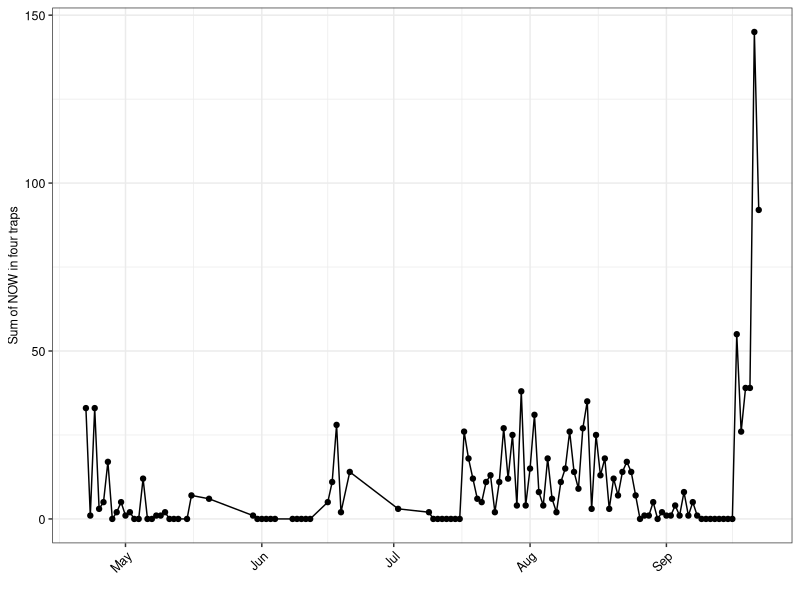
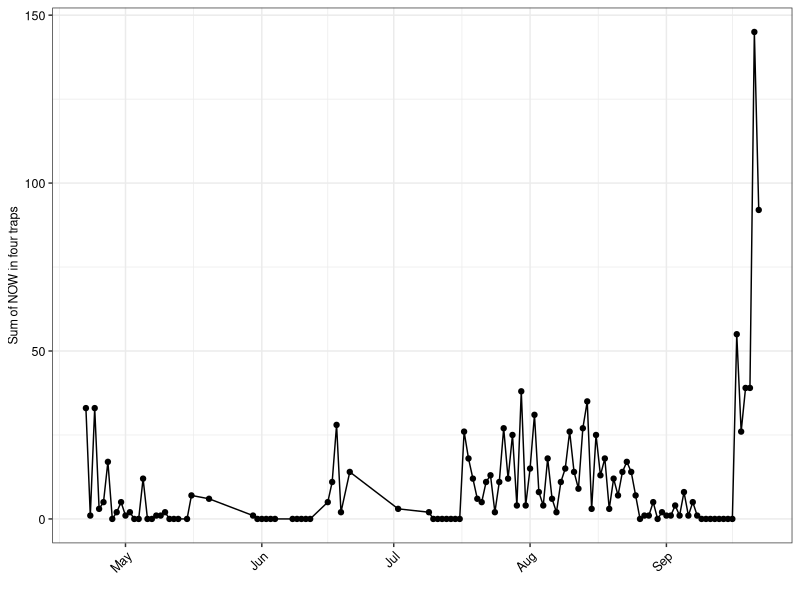

Reproduce these figures in R, in order.
#===========================================================================#
# Y20_trapview5_trap_hr_by_night.R
#
# Explore 2020 field season data at half hour intervals from five TrapView
# stations
# 1. Load 2020 trapdata, get hour of night, Julian date, and epiweeks 
#  (line 17)
# 2.x  
#  
#
#===========================================================================#

library(tidyverse)
library(lubridate)
library(timechange)


#-- 1. Load 2020 trapdata, get hour of night, Julian date, and epiweek ------
allsites_y20 <- read_csv("./data/allsites_y20.csv")
allsites_y20
# A tibble: 31,726 x 6
#   datetime            pest_nmbr pest_dif reviewed event site      
#   <dttm>                  <dbl>    <dbl> <chr>    <chr> <chr>     
# 1 2020-04-22 03:18:00         5        4 Yes      NA    mikewoolf1
# 2 2020-04-22 05:02:00         7        2 Yes      NA    mikewoolf1

### Store local time zone in memory for subsequent steps
realtz  <- "America/Los_Angeles"
faketz <- "Atlantic/Cape_Verde" # UCT -1

### Get Date and Minutes from sunset

### Save real-time date, California time
allsites_y20$caldate <- as.Date(allsites_y20$datetime)

### Create a column with the datetime value for midnight for each date Pacific Time
allsites_y20$time_los_angeles <- timechange::time_force_tz(allsites_y20$datetime, tz = realtz)
  # declares that the datetime is in fact PDT
allsites_y20$time_cverde <- timechange::time_at_tz(allsites_y20$time_los_angeles, tz = faketz)
  # determines hour at Uct -1 (cabo verde)
allsites_y20$mnight_cverde <- lubridate::make_datetime(year(allsites_y20$time_cverde),
                                              month(allsites_y20$time_cverde),
                                              day(allsites_y20$time_cverde),
                                              0,0,0,faketz)
  # creates the midnight value for -1 uct
allsites_y20$since_night <- difftime(allsites_y20$time_cverde,allsites_y20$mnight_cverde, units = "hours")
  # finds time since midnight
allsites_y20$since_night2 <- as.numeric(allsites_y20$since_night)
  # makes the time unit numeric

glimpse(allsites_y20)

### Use View() to compare times
x <- allsites_y20[,c(1,7:11)]

x <- x[wday(x$caldate) != wday(x$time_cverde), ]
select(x,c(caldate,time_cverde))

### Get Julian date (days since January 1)
allsites_y20$julian <- yday(allsites_y20$caldate)

### Get CDC Epidemiological weeks (weeks since Jan 1 as done in the Americas)
allsites_y20$wk <- epiweek(allsites_y20$caldate)


#-- 2. Initial examination observations per hour  ---------------------------

### How many observations per hours (should be every 30 min). Create an integer
### for hr and ask how many obs

allsites_y20 %>% 
  mutate(int_hr = trunc(since_night2)) %>% 
  group_by(site,mnight_cverde,int_hr) %>% 
  summarise(nObs = n()) %>% 
  group_by(int_hr,nObs) %>% 
  summarise(nRec = n())
# A tibble: 87 x 3
# Groups:   int_hr [24]
#   int_hr  nObs  nRec
#    <dbl> <int> <int>
# 1      0     1    59
# 2      0     2   581
# 3      0     3    39
# 4      1     1    52
# 5      1     2   597
# 6      1     3    27
# 7      1     4     1
# 8      2     1    55
# 9      2     2   582
# 10      2     3    33
# ... with 77 more rows

### So usually 2 obs, but sometimes 1 or 3

#-- 3. Day-to-day variation in observations ---------------------------------

### Before getting to timing, ask how consistent was night-to-night capture
### and if it varied between traps 10 rows apart
x1 <- allsites_y20 %>% 
  mutate(cverde_date = as.Date(mnight_cverde)) %>% 
  select(site,cverde_date,pest_dif) %>% 
  group_by(site,cverde_date) %>% 
  summarise(nNOW = sum(pest_dif, na.rm = TRUE)) %>% 
  pivot_wider(names_from = site, values_from = nNOW) %>% 
  arrange(cverde_date)

### mikewoolf5 was out of commission fpr much of season, so compare first 4
x1a <- x1 %>% 
  select(1:5) %>% 
  filter(complete.cases(x1[,2:5]))
x1a
# A tibble: 118 x 5
#   cverde_date mikewoolf1 mikewoolf2 mikewoolf3 mikewoolf4
#   <date>           <dbl>      <dbl>      <dbl>      <dbl>
# 1 2020-04-22           8          9         14          2
# 2 2020-04-23           0          1          0          0

### creat correlation matrix
cor(as.matrix(x1a[,2:5]))
#            mikewoolf1 mikewoolf2 mikewoolf3 mikewoolf4
# mikewoolf1  1.0000000  0.4612622  0.4648556  0.4371512
# mikewoolf2  0.4612622  1.0000000  0.6420122  0.7683296
# mikewoolf3  0.4648556  0.6420122  1.0000000  0.6118048
# mikewoolf4  0.4371512  0.7683296  0.6118048  1.0000000

   # So traps were fairly correlated, so we can probably pool them

### Flip x1a back to indexed (but use x1a, because complete.cases
### provided a balanced data set)
x1b <- x1a %>% 
  pivot_longer(cols = 2:5, names_to = "site", values_to = "nNOW") %>% 
  group_by(cverde_date) %>% 
  summarise(nNOW = sum(nNOW))
x1b

p1 <- ggplot(x1b, aes(x = cverde_date, y = nNOW)) +
  geom_point() +
  geom_line() +
  theme_bw() +
  xlab("") +
  ylab("Sum of NOW in four traps") +
  theme(axis.text.x = element_text(color = "black", size = 9, angle = 45, hjust = 1),
        axis.text.y = element_text(color = "black", size = 9),
        axis.title.x = element_text(color = "black", size = 9),
        axis.title.y = element_text(color = "black", size = 9),
        legend.title = element_text(color = "black", size = 14),
        legend.text = element_text(color = "black", size = 14))

p1

ggsave(filename = "Y20_trapview_nightly.jpg", p1, path = "./output",
       width = 5.83, height = 4.5, dpi = 300, units = "in", device='jpg')

  # Should compare this to temperature data
  # Wind might also be a factor, but those data more difficult to find

#-- 4. Traps by hour of night ---------------------------------

### We want to know when traps started captured moths (hour of night), and
### how much this varied over the season and with temperature.
### Next step, break hours down into half-hour increments
x2 <- allsites_y20 %>% 
  mutate(date_cverde = as.Date(mnight_cverde),
         epwk = epiweek(date_cverde),
         hlf_hr = since_night2%/%0.5) %>% 
  select(site,epwk,date_cverde,time_cverde,pest_dif,since_night2,hlf_hr) %>% 
  filter(pest_dif > 0)
x2
# A tibble: 693 x 7
#   site        epwk date_cverde time_cverde         pest_dif since_night2 hlf_hr
#   <chr>      <dbl> <date>      <dttm>                 <dbl>        <dbl>  <dbl>
# 1 mikewoolf1    17 2020-04-22  2020-04-22 09:18:00        4         9.3      18
# 2 mikewoolf1    17 2020-04-22  2020-04-22 11:02:00        2        11.0      22
# 3 mikewoolf1    17 2020-04-22  2020-04-22 12:35:00        2        12.6      25

### Arrange by week of year and hour of night
x2a <- x2 %>% 
  group_by(epwk,hlf_hr) %>% 
  summarise(nNOW = sum(pest_dif, na.rm = TRUE))
x2a
# Groups:   epwk [25]
#    epwk hlf_hr  nNOW
#   <dbl>  <dbl> <dbl>
# 1    11     19     5
# 2    13     14     1
# 3    15     17     1
# 4    15     20     1
# 5    16      7     1
# 6    16      8     1
# 7    16     11     1

### How many weeks
length(unique(x2a$epwk))
# 25



### How many hlf_hr?
length(unique(x2a$hlf_hr))
# 45